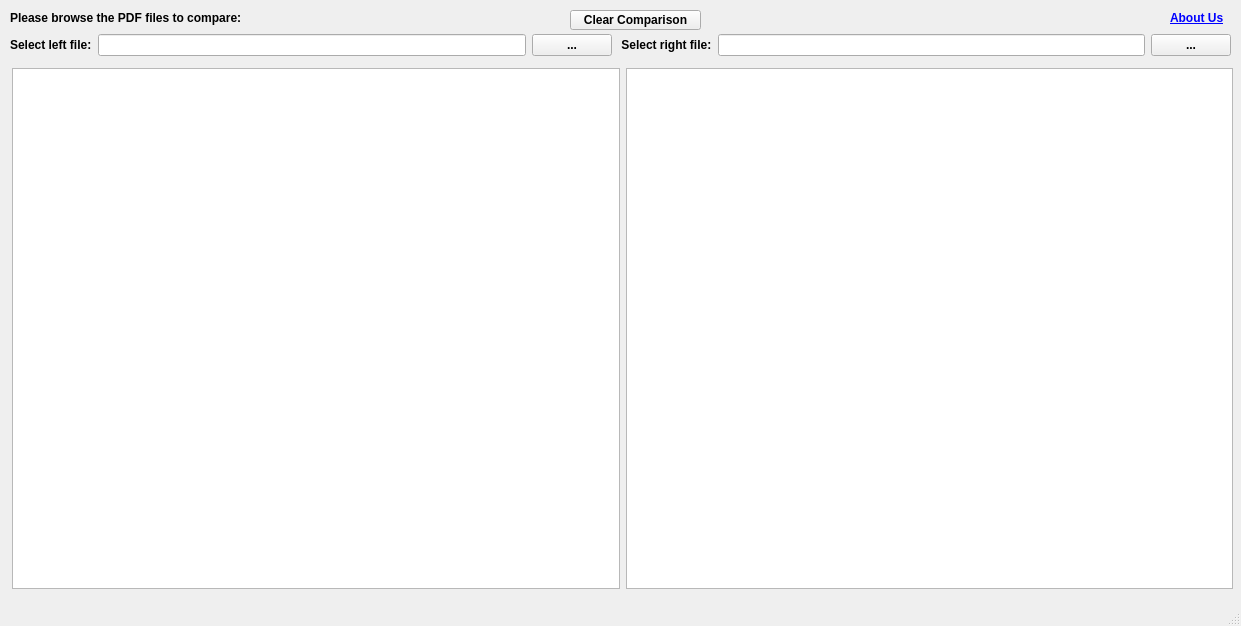
<?xml version="1.0" encoding="UTF-8"?>
<ui version="4.0">
 <class>MainWindow</class>
 <widget class="QMainWindow" name="MainWindow">
  <property name="geometry">
   <rect>
    <x>0</x>
    <y>0</y>
    <width>1241</width>
    <height>626</height>
   </rect>
  </property>
  <property name="font">
   <font>
    <family>Arial</family>
    <weight>75</weight>
    <bold>true</bold>
   </font>
  </property>
  <property name="contextMenuPolicy">
   <enum>Qt::DefaultContextMenu</enum>
  </property>
  <property name="windowTitle">
   <string>PDF Diff and Merge v0.0.1</string>
  </property>
  <property name="windowIcon">
   <iconset>
    <normaloff>icon.ico</normaloff>icon.ico</iconset>
  </property>
  <property name="toolTip">
   <string>PDF diff and merge tool v0.0.1</string>
  </property>
  <property name="statusTip">
   <string>PDF diff and merge tool v0.0.1</string>
  </property>
  <property name="whatsThis">
   <string>PDF diff and merge tool v0.0.1</string>
  </property>
  <property name="accessibleName">
   <string>PDF diff and merge tool v0.0.1</string>
  </property>
  <property name="accessibleDescription">
   <string>PDF diff and merge tool v0.0.1</string>
  </property>
  <property name="toolButtonStyle">
   <enum>Qt::ToolButtonTextBesideIcon</enum>
  </property>
  <property name="animated">
   <bool>false</bool>
  </property>
  <property name="tabShape">
   <enum>QTabWidget::Triangular</enum>
  </property>
  <widget class="QWidget" name="centralwidget">
   <widget class="QLabel" name="label_3">
    <property name="geometry">
     <rect>
      <x>10</x>
      <y>10</y>
      <width>241</width>
      <height>16</height>
     </rect>
    </property>
    <property name="text">
     <string>Please browse the PDF files to compare:</string>
    </property>
   </widget>
   <widget class="QWidget" name="gridLayoutWidget">
    <property name="geometry">
     <rect>
      <x>10</x>
      <y>30</y>
      <width>1221</width>
      <height>31</height>
     </rect>
    </property>
    <layout class="QGridLayout" name="gridLayout">
     <item row="0" column="5">
      <widget class="QPushButton" name="pushButton_2">
       <property name="text">
        <string>...</string>
       </property>
      </widget>
     </item>
     <item row="0" column="4">
      <widget class="QLineEdit" name="lineEdit_2"/>
     </item>
     <item row="0" column="3">
      <widget class="QLabel" name="label_2">
       <property name="text">
        <string> Select right file:</string>
       </property>
      </widget>
     </item>
     <item row="0" column="1">
      <widget class="QLineEdit" name="lineEdit"/>
     </item>
     <item row="0" column="2">
      <widget class="QPushButton" name="pushButton">
       <property name="text">
        <string>...</string>
       </property>
      </widget>
     </item>
     <item row="0" column="0">
      <widget class="QLabel" name="label">
       <property name="text">
        <string>Select left file:</string>
       </property>
      </widget>
     </item>
    </layout>
   </widget>
   <widget class="QLabel" name="label_4">
    <property name="geometry">
     <rect>
      <x>1170</x>
      <y>10</y>
      <width>55</width>
      <height>16</height>
     </rect>
    </property>
    <property name="text">
     <string>&lt;html&gt;&lt;head/&gt;&lt;body&gt;&lt;p&gt;&lt;a href=&quot;https://github.com/mcagriaksoy/diff_merge_pdf&quot;&gt;&lt;span style=&quot; text-decoration: underline; color:#0000ff;&quot;&gt;About Us&lt;/span&gt;&lt;/a&gt;&lt;/p&gt;&lt;/body&gt;&lt;/html&gt;</string>
    </property>
    <property name="textFormat">
     <enum>Qt::RichText</enum>
    </property>
    <property name="openExternalLinks">
     <bool>true</bool>
    </property>
    <property name="buddy">
     <cstring>&lt;a href=&quot;url&quot;&gt;https://github.com/mcagriaksoy/diff_merge_pdf&lt;/a&gt;</cstring>
    </property>
   </widget>
   <widget class="QWidget" name="horizontalLayoutWidget">
    <property name="geometry">
     <rect>
      <x>12</x>
      <y>68</y>
      <width>1221</width>
      <height>521</height>
     </rect>
    </property>
    <layout class="QHBoxLayout" name="horizontalLayout">
     <item>
      <widget class="QTextBrowser" name="textBrowser">
       <property name="lineWrapMode">
        <enum>QTextEdit::WidgetWidth</enum>
       </property>
      </widget>
     </item>
     <item>
      <widget class="QTextBrowser" name="textBrowser_2"/>
     </item>
    </layout>
   </widget>
   <widget class="QPushButton" name="clearButton">
    <property name="geometry">
     <rect>
      <x>570</x>
      <y>10</y>
      <width>131</width>
      <height>20</height>
     </rect>
    </property>
    <property name="text">
     <string>Clear Comparison</string>
    </property>
   </widget>
  </widget>
  <widget class="QStatusBar" name="statusbar"/>
 </widget>
 <resources/>
 <connections/>
</ui>
